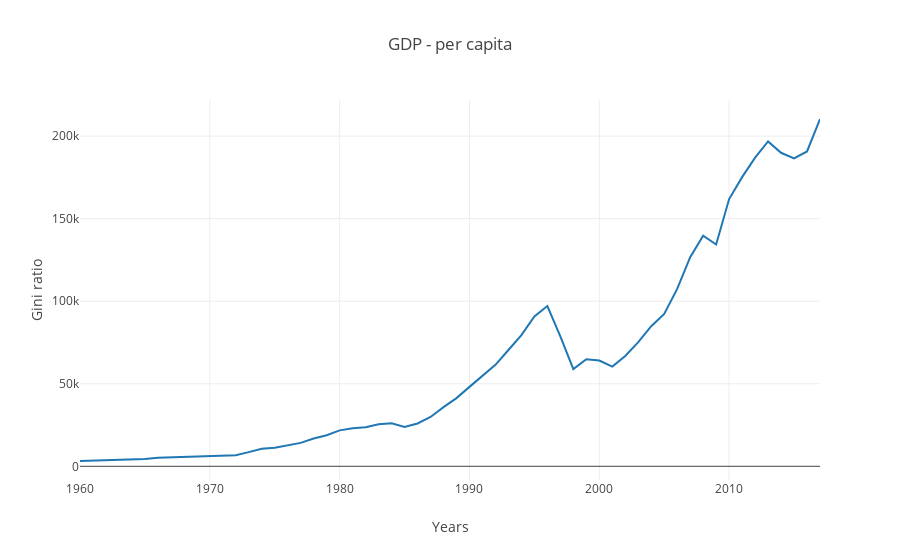

The notebook cell saved with this chart:
### Code cell
# Create a trace
trace = go.Scatter(
    x = gdp_percapita['years'],
    y = gdp_percapita['value'],
    mode = "lines",
    #marker = dict(color = 'rgba(255, 99, 71, 0.5)'),
)

# Create Layout
layout = go.Layout(
    title ="GDP - per capita",
    xaxis = dict(title= 'Years'),
    yaxis = dict(title= 'Gini ratio'),
)

# Plot
fig = go.Figure(data=[trace], layout=layout)
py.offline.iplot(fig)
